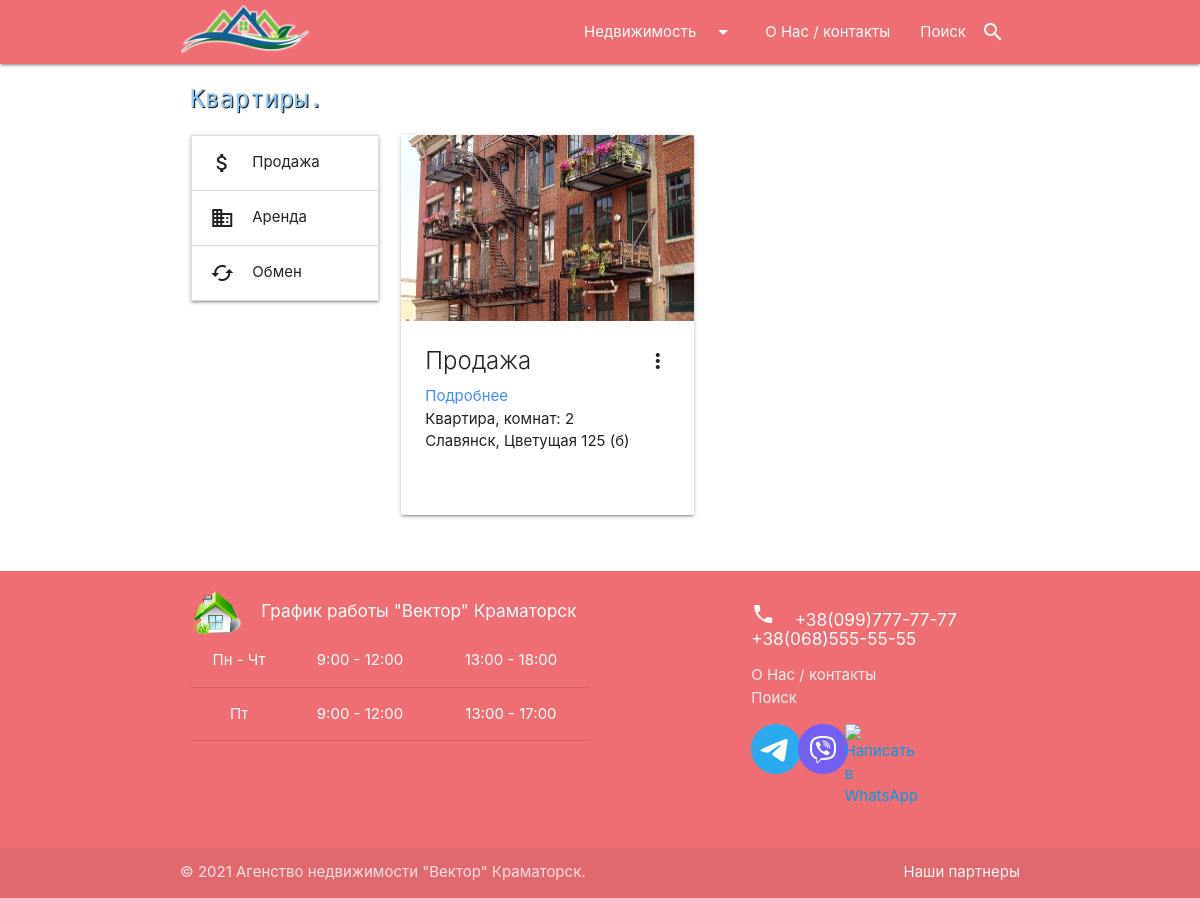
The app's page /apartments/ with its own data.
### agency/models.py (models this page shows, shortened)
class Apartment(models.Model):
    ADJACENT = 'Смежный'
    SEPARATED = 'Раздельный'
    BATHROOM_CHOICE = [(ADJACENT, 'Смежный'), (SEPARATED, 'Раздельный')]
    PLASTIC = 'Пластик профиль'
    WOOD = 'Дерево профиль'
    STANDARD = 'Стандартная комплектация'
    WINDOW_CHOICE = [(PLASTIC, 'Пластик профиль'),(WOOD, 'Дерево профиль'),(STANDARD, 'Стандартная комплектация')]
    OPEN_BALCONY = 'Открытого типа'
    GLAZED_BALCONY = 'Застеклен'
    GLAZED_AND_INSULATED = 'Застеклен и утеплен'
    NO_BALCONY = 'Отсутствует'
    BALCONY_CHOICE = [
        (OPEN_BALCONY, 'Открытого типа'),
        (GLAZED_BALCONY, 'Застеклен'),
        (GLAZED_AND_INSULATED, 'Застеклен и утеплен'),
        (NO_BALCONY, 'Отсутствует')
    ]
    BASIC_REPAIR = 'Базовый ремонт'
    FULL_REPAIR = 'Полный ремонт'
    NO_REPAIR = 'Требуется ремонт'
    ROOM_CONDITION = [(BASIC_REPAIR, 'Базовый ремонт'), (FULL_REPAIR, 'Полный ремонт'), (NO_REPAIR, 'Требуется ремонт')]
    slug_title = 'Apartment'
    created_at = models.DateTimeField(auto_now_add=True, verbose_name='Создано')
    updated_at = models.DateTimeField(auto_now=True, verbose_name='Обновлено')
    proposal_type = models.CharField(max_length=8, choices=_PROP_CHOICES, default=_SALE, verbose_name='Тип предложения')
    price = models.FloatField(verbose_name='Цена $')
    number_of_rooms = models.PositiveSmallIntegerField(
        default=1, validators=[MinValueValidator(1), MaxValueValidator(10)], verbose_name='Кол-во комнат'
    )
    floor_number = models.PositiveSmallIntegerField(
        default=1, validators=[MinValueValidator(1), MaxValueValidator(25)], verbose_name='Этаж'
    )
    total_floors_number = models.PositiveSmallIntegerField(
        default=10, validators=[MinValueValidator(1), MaxValueValidator(25)], verbose_name='Всего этажей'
    )
    bathroom = models.CharField(max_length=10, choices=BATHROOM_CHOICE, default=SEPARATED, verbose_name='Туалет')
    window_type = models.CharField(max_length=25, choices=WINDOW_CHOICE, default=PLASTIC, verbose_name='Окна')
    balcony = models.CharField(max_length=20, choices=BALCONY_CHOICE, default=GLAZED_BALCONY, verbose_name='Балкон')
    room_condition = models.CharField(max_length=20, choices=ROOM_CONDITION, default=FULL_REPAIR, verbose_name='Ремонт')
    total_area = models.FloatField(
        default=10.0, validators=[MinValueValidator(10.0), MaxValueValidator(400.0)], verbose_name='Общая площадь кв.м'
    )
    address = models.CharField(max_length=65, verbose_name='Адрес')
    description = models.TextField(blank=True, max_length=400, verbose_name='Описание')
    realtors = models.ManyToManyField(Realtor, blank=True, verbose_name='Риелтор')
    def get_absolute_url(self):
        return reverse('apartment', kwargs={"pk": self.pk})
    class Meta:
        verbose_name = 'Квартира'
        verbose_name_plural = 'Квартиры'
        ordering = ['created_at']

class ApartmentGallery(models.Model):
    apartment = models.ForeignKey(Apartment, on_delete=models.CASCADE, related_name='images')
    image = models.ImageField(upload_to="apartments/")

### agency/views.py (the view)
# urls.py: path('apartments/', ApartmentsView.as_view(), name='apartments'),
class ApartmentsView(ListView):
    model = Apartment
    template_name = "agency/apartments.html"
    context_object_name = 'flats'
    paginate_by = 6
    def get_context_data(self, **kwargs):
        context = super().get_context_data(**kwargs)
        context['title'] = "Квартиры."
        return context
    def get_queryset(self):
        return Apartment.objects.all()

### agency/templates/agency/apartments.html (shortened to what this page needs)
{% extends 'index.html' %}
{% block content %}
<div class="container">
    <h5 class="pageTitle">{{ title }}</h5>
    <div class="row">
        <div class="col s12 m12 l3">
            {% include 'inc/_sidebar.html' %}
        </div>
        <div class="col s12 m12 l9">
            <div class="row">
                {% for item in flats %}
                <div class="col s12 m6 l6 xl4">
                    <div class="card sticky-action hoverable card_flat">
                        <div class="card-image waves-effect waves-block waves-light">
                            <img class="activator" src="{{ item.images.first.image.url }}">
                        </div>
                        <div class="card-content">
                            <span class="card-title activator grey-text text-darken-4">
                                {% if item.proposal_type == 'sale' %}
                                    Продажа
                                {% elif item.proposal_type == 'rental' %}
                                    Аренда
                                {% elif item.proposal_type == 'exchange' %}
                                    Обмен
                                {% else %}
                                    unknown
                                {% endif %}
                                <i class="material-icons right">more_vert</i>
                            </span>
                            <a href="{{ item.get_absolute_url }}" style="color: #448aff;">Подробнее</a>
                            <p>Квартира, комнат: {{ item.number_of_rooms }}</p>
                            <p>{{ item.address }}</p>
                        </div>
                    </div>
                </div>
                {% endfor %}
            </div>
            <div class="col s12 paginator" style="display: flex; justify-content: center;">
            </div>
        </div>
    </div>
</div>
{% endblock %}

### rental/static/css/main.css (style rules this page uses)
body { display: flex; min-height: 100vh; flex-direction: column; }
.pageTitle { font-family: 'Rubik Mono One', sans-serif; color: #90caf9; text-shadow: 1px 1px 1px black; margin-left: 5px; padding: 5px; }
@media screen and (min-width: 993px) { .card_flat { height: 380px; } }

### records on screen
Apartment: images.first.image (picture), proposal_type "Продажа", number_of_rooms "2", address "Славянск, Цветущая 125 (б)"

### other values on screen
{{ title }} "Квартиры."
